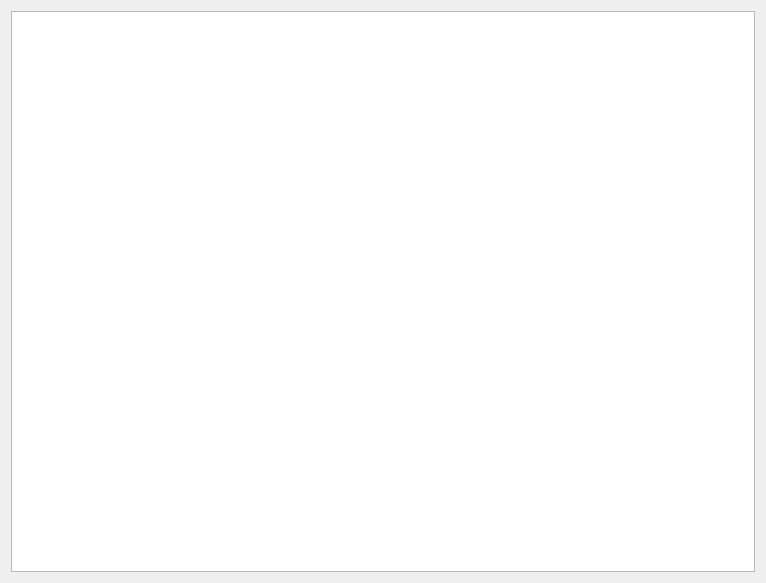
<?xml version="1.0" encoding="UTF-8"?>
<ui version="4.0">
 <class>VideoVisualizer</class>
 <widget class="QMainWindow" name="VideoVisualizer">
  <property name="geometry">
   <rect>
    <x>0</x>
    <y>0</y>
    <width>766</width>
    <height>583</height>
   </rect>
  </property>
  <property name="windowTitle">
   <string>Camera Feed</string>
  </property>
  <widget class="QWidget" name="centralWidget">
   <layout class="QGridLayout" name="gridLayout">
    <item row="0" column="0">
     <widget class="QGraphicsView" name="graphicsView"/>
    </item>
   </layout>
  </widget>
 </widget>
 <layoutdefault spacing="6" margin="11"/>
 <resources/>
 <connections/>
</ui>
